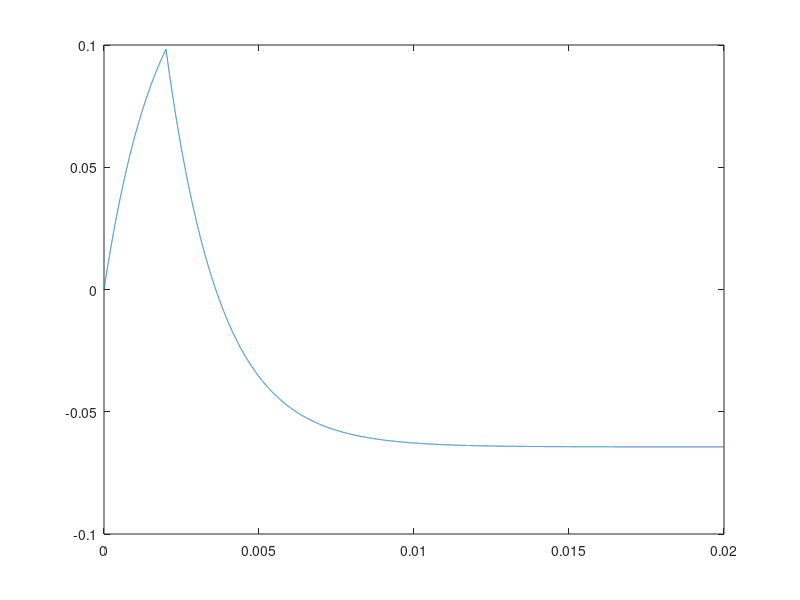
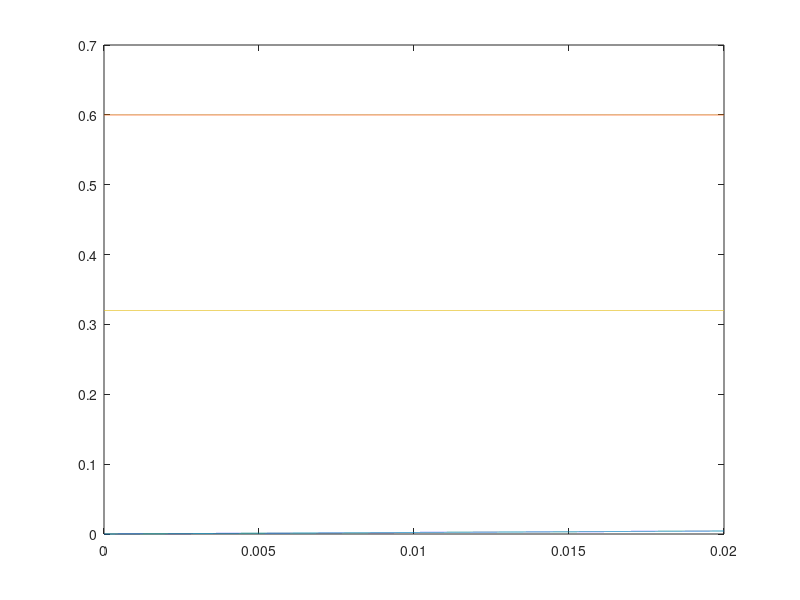

Here is the MATLAB script that generated these plots, in order:
close all
clear all

% code for simulating the HH equations am using S. Elia paper for reference
% values
tic
%% Some parameters

%time step in s
Nt   =  20000;
dt   =  1e-6;
T    =  0:dt:Nt*dt;
Tinj =  0.002;% time for current injection

%starting voltage and other voltage parameters in V
V0   =  0;
V    =  zeros(1,Nt);
V(1) =  V0;
Vrest= -0.050; % Resting Voltage 
VK   = -0.072;
VNa  =  0.055;
Vl   = -0.050;
%capacitance/area in F/cm^2
Cm   =  1*1e-6;   
%conductivity/area in S/cm^2
G_Na =  0.120; 
G_K  =  0.036;
G_l  =  0.0002; %leak channels
%gating parameters
n0   =  0.32;
h0   =  0.6;
m0   =  0;

n    = zeros(1,Nt);n(1) = n0;
m    = zeros(1,Nt);m(1) = m0;
h    = zeros(1,Nt);h(1) = h0;

% current Injection(A)
I    =  1.2e-4;% from Koch Book

%% An euler implementation
t = 0;
for ii=1:Nt
    t       = t + dt; 
    if(t<Tinj)
          V(ii+1) = V(ii) + dt*1/Cm*(I-(G_K*(n(ii)^4)*(V(ii)-VK) + G_Na*(m(ii)^3)*h(ii)*(V(ii)-VNa) + G_l*(V(ii)-Vl)));    
    else
          V(ii+1) = V(ii) + dt*1/Cm*(-(G_K*(n(ii)^4)*(V(ii)-VK) + G_Na*(m(ii)^3)*h(ii)*(V(ii)-VNa) + G_l*(V(ii)-Vl)));
    end
    
    %V(ii+1) = V(ii) + dt*1/Cm*(I-(G_K*(n(ii)^4)*(V(ii)-VK) + G_Na*(m(ii)^3)*h(ii)*(V(ii)-VNa) + G_l*(V(ii)-Vl)));     
    V1      = V(ii) - Vrest;% to be used in evaluating gating coefficients
    alpha_n = (0.1-0.01*V1)/(exp(1-0.1*V1)-1);
    beta_n  = 0.125/(exp(0.0125*V1));
    
    alpha_m = (2.5-0.1*V1)/(exp(2.5-0.1*V1)-1);
    beta_m  = 4/(exp(V1/18));
    
    alpha_h = 0.07/(exp(0.05*V1));
    beta_h  = 1/(exp(3-0.1*V1)+1);
    
    n(ii+1) = n(ii) + dt*(alpha_n*(1-n(ii)) - beta_n*n(ii));
    m(ii+1) = m(ii) + dt*(alpha_m*(1-m(ii)) - beta_m*m(ii));
    h(ii+1) = h(ii) + dt*(alpha_h*(1-h(ii)) - beta_h*h(ii));
    
end
    
plot(T,V);

figure
plot(T,m)
hold
plot(T,h)
plot(T,n)
hold

V(1)
V(end)
o =1;
 
toc





     
